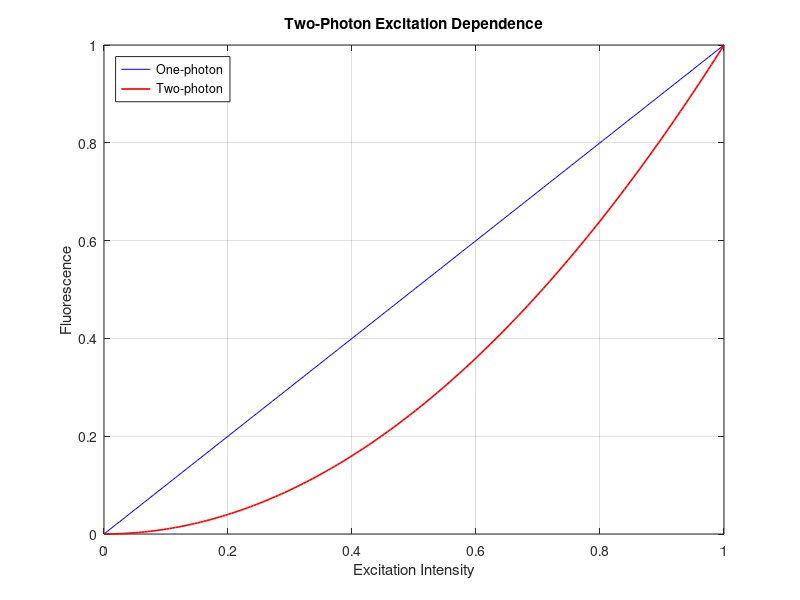

This chart was generated by the following MATLAB code:

% EXP14 - One-photon vs two-photon signal

clc;
clear;
close all;

I = linspace(0, 1, 200);

F1 = I;        % One-photon (linear)
F2 = I.^2;     % Two-photon (quadratic)

figure;
plot(I, F1, 'b', I, F2, 'r', 'LineWidth', 1.2);

legend('One-photon', 'Two-photon', ...
       'Location', 'NorthWest');

xlabel('Excitation Intensity');
ylabel('Fluorescence');

title('Two-Photon Excitation Dependence');
grid on;
